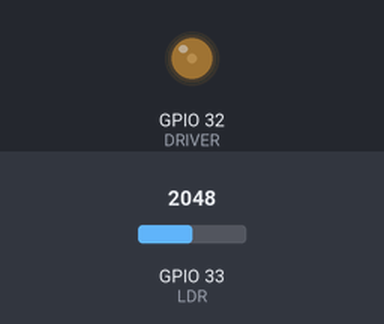
The sketch below on a simulated ESP32. On the bench: output pins drawn as LEDs (lit = HIGH). Inputs (shaded band) come from the test bench; at power-on: GPIO 33 (LDR) = 2048.

Above: at 1.2 s.
1.3 s: GPIO 33 (LDR) set to 1228
At 2.4 s:
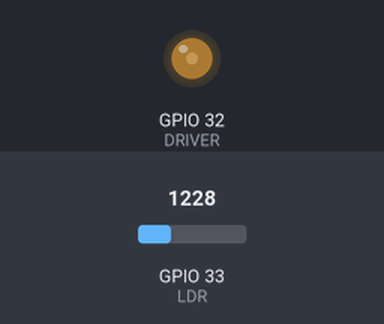
2.8 s: GPIO 33 (LDR) set to 4095
At 3.7 s:
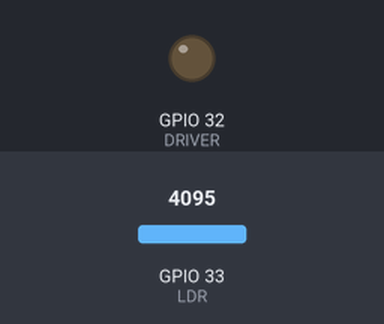
Timing chart, 0 to 5.8 s (numbered marks = the images above; inputs shaded):
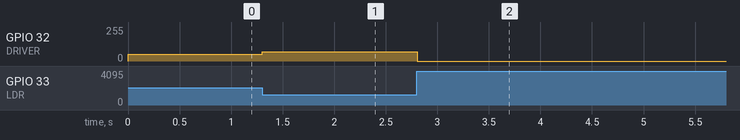

The sketch:

LED_DRIVER.ino
```cpp
#define LDR 33
#define DRIVER 32
void setup() {
  // put your setup code here, to run once:
pinMode(LDR,INPUT);
pinMode(DRIVER,OUTPUT);
}

void loop() {
  // put your main code here, to run repeatedly:
int analogValue = analogRead(LDR);
// int pwm = map(analogValue,0,4095,255,0);
int pwm = map(analogValue,0,4095,100,0);
analogWrite(DRIVER,pwm);
delay(100);
}
```

Measured:
- after the input at 1.3 s, GPIO 32 (DRIVER): 50/255 → 71/255 at once
- after the input at 2.8 s, GPIO 32 (DRIVER): 71/255 → 0/255 at once
